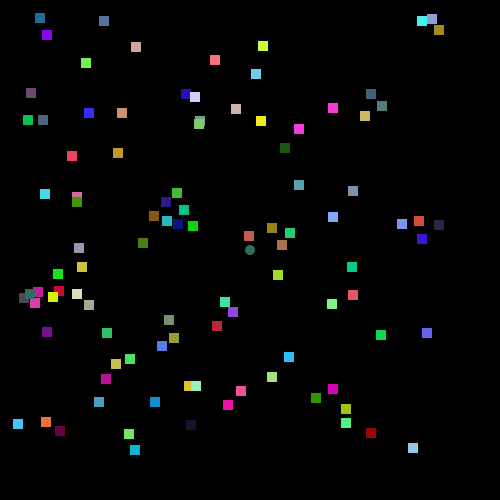
Frame 1 (no input)
Frame 60 (the mouse pressed at the canvas centre just before this capture): identical to frame 1, image omitted
Frame 120 (the mouse held since frame 60 and released just before this capture): identical to frame 1, image omitted

The Processing sketch that drew this single still picture (run headless with seeded random() and noise(); from frame 60 on, the mouse is pressed at the canvas centre):

// Processing sketch: Cube_Game
// ── Cube_Game.pde
//途中　当たり判定をやるつもり

int range1= 10,range2 = 10;
Cube [][] c1 = new Cube[range1][range2]; //配列宣言

Own_machine o_machine = new Own_machine(250,250);


void setup(){
  size(500,500);
  noStroke();
  

  for(int i = 0;i<c1.length;i++){
      for(int j=0; j<c1.length; j++){
       c1[i][j] = new Cube();
      }
  }
   
  

}

void draw(){
  background(0);
 
  for(int i = 0 ; i < c1.length;i++){
    for(int j = 0; j< c1.length;j++){
    c1[i][j].colorfill();//クラス自体にいろ情報が組み込まれているためバグらない
    c1[i][j].display();
    
  }
  
  }
  if(cursor_flag){
  o_machine.display_key();
  }
  else{
   o_machine.display_mouse();
  
  }
  
  
  
  
  
  
  
  
}

// ── Class.pde
class Cube{
  float x, y;int red,bul,gre;
  //初期化用メソッド(コンストラクタ)
  Cube(float _x, float _y,int _red,int _bul,int _gre){//色指定の時
    x = _x;
    y = _y;
    red = _red;
    bul = _bul;
    gre = _gre; 
}

Cube(float _x, float _y){
   x = _x;
   y = _y;
   red = int(random(0,256));
   bul = int(random(0,256));
   gre = int(random(0,256)); 
}

Cube(){
   x = int(random(10,450));
   y = int(random(10,450));
   red = int(random(0,256));
   bul = int(random(0,256));
   gre = int(random(0,256));
}


 void rand(){
   red = int(random(0,256));
   bul =  int(random(0,256));
   gre = int(random(0,256));
 }


  void display(){
    
    rect(x,y,10,10);
    
  }


  void colorfill(){
    fill(red,bul,gre);
    
  }
  
  



}

//自機

class Own_machine{
  float x,y;
  Own_machine(float _x,float _y){
    x = _x;
    y = _y;
  }
  void W_press(){
    y = y - 5;
  }
  void A_press(){
    x = x - 5;
  }
  
  void S_press(){
    y = y + 5;
  }
  void D_press(){
    x = x + 5;
  }
  
  void display_key(){
    ellipse(x, y,10,10);
  }
  void display_mouse(){
    ellipse(mouseX,mouseY,10,10);
  }
  
  
  
}

// ── key_app.pde
boolean cursor_flag = true;
  
  void keyPressed(){
 
    if(cursor_flag){
    if(key == 'W' || key == 'w'){    
     o_machine.W_press();
    }   
    if(key == 'A' || key == 'a'){
    o_machine.A_press();
   }
    if(key == 'S' || key == 's'){
    o_machine.S_press(); 
   }
   if(key == 'D' || key == 'd'){
    o_machine.D_press(); 
   }
    }
  if(key == 'H' || key == 'h'){
    if(cursor_flag){
    cursor_flag = false;
    }
    else
    cursor_flag = true;
   }
    
    else{
      
    }
    
  
  }
